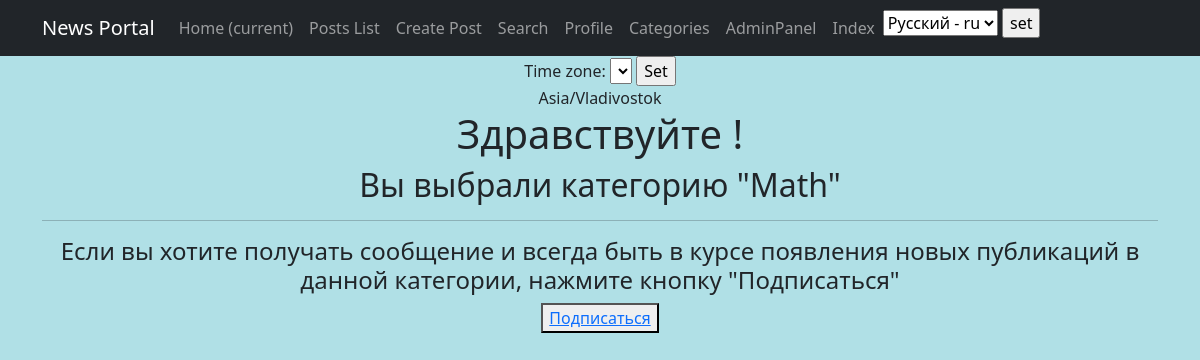
The app's page /posts/categories/2/, older data.
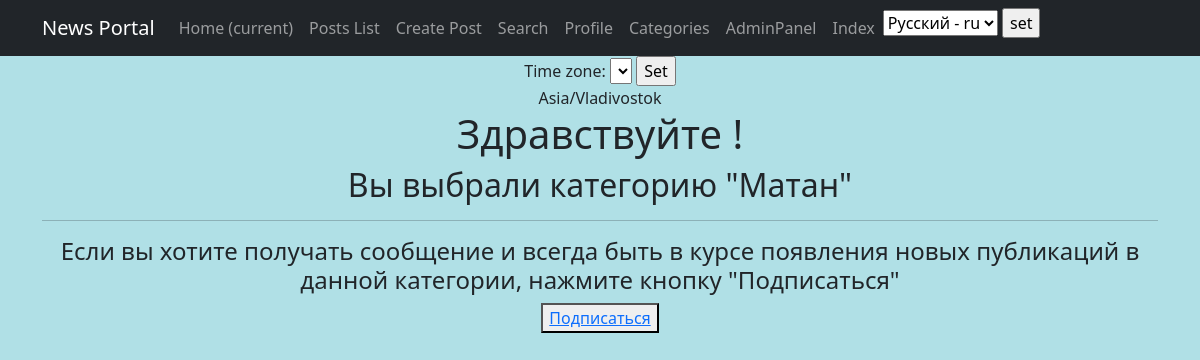
The same page, newer data.
### news/models.py (models this page shows, shortened)
class Category(models.Model):
    name = models.CharField(max_length=64, unique=True)
    subscribers = models.ManyToManyField(User, through='CategorySubscribers')
    class Meta:
        verbose_name = 'Категория'
        verbose_name_plural = 'Категории'

### news/views.py (the view)
# urls.py: path('categories/<int:pk>/', cache_page(60 * 5)(CategoryDetail.as_view()), name='category_subscription'),
class CategoryDetail(DetailView):
    template_name = 'news/category_subscription.html'
    model = Category
    def get_context_data(self, **kwargs):
        context = super().get_context_data(**kwargs)  # общаемся к содержимому контекста нашего представления
        category_id = self.kwargs.get('pk')  # получаем ИД поста (выдергиваем из нашего объекта из модели Категория)
        category_subscribers = Category.objects.filter(pk=category_id).values("subscribers__username")
        context['is_not_subscribe'] = not category_subscribers.filter(subscribers__username=self.request.user).exists()
        context['is_subscribe'] = category_subscribers.filter(subscribers__username=self.request.user).exists()
        return context

### templates/news/category_subscription.html (shortened to what this page needs)
{% extends 'default.html' %}
{% load i18n %}
{% block content %}
<h1>Здравствуйте {{request.user.username}}!</h1>
<h2>Вы выбрали категорию "{{ category.name }}" </h2>
  <hr>
{% if is_not_subscribe %}
<h4> Если вы хотите получать сообщение и всегда быть в курсе появления новых публикаций в данной категории, нажмите кнопку "Подписаться" </h4>
<button><a href="add_subscribe/?pk={{ category.id }}">Подписаться</a></button>
{% else %}
<h4>Вы уже подписаны на эту категорию.</h4>
<h4>Если больше не хотите получать уведомление о новых публикациях, нажмите на кнопку "Отписаться".</h4>
<button><a href="del_subscribe/?pk={{ category.id }}">Отписаться</a></button>
{% endif %}
{% endblock content %}

Row changes from the older to the newer data that the page shows:
changed Category: name "Math" → "Матан"
